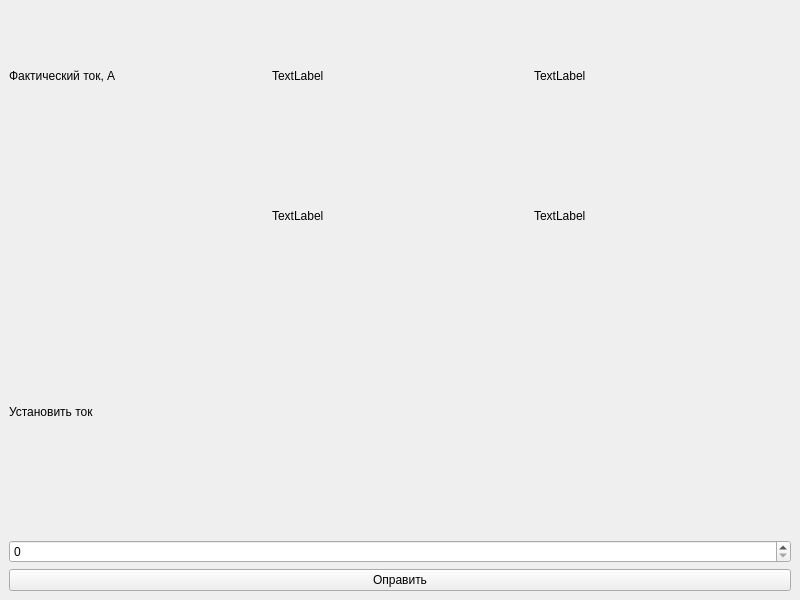
<?xml version="1.0" encoding="UTF-8"?>
<ui version="4.0">
 <class>MainWindow</class>
 <widget class="QMainWindow" name="MainWindow">
  <property name="geometry">
   <rect>
    <x>0</x>
    <y>0</y>
    <width>800</width>
    <height>600</height>
   </rect>
  </property>
  <property name="windowTitle">
   <string>MainWindow</string>
  </property>
  <widget class="QWidget" name="centralwidget">
   <layout class="QVBoxLayout" name="verticalLayout">
    <item>
     <layout class="QHBoxLayout" name="horizontalLayout">
      <item>
       <layout class="QVBoxLayout" name="verticalLayout_5">
        <item>
         <widget class="QLabel" name="label_heater_current_2">
          <property name="text">
           <string>Фактический ток, A</string>
          </property>
         </widget>
        </item>
        <item>
         <widget class="QLabel" name="label_heater_current">
          <property name="text">
           <string/>
          </property>
         </widget>
        </item>
       </layout>
      </item>
      <item>
       <layout class="QVBoxLayout" name="verticalLayout_2">
        <item>
         <widget class="QLabel" name="label_3">
          <property name="text">
           <string>TextLabel</string>
          </property>
         </widget>
        </item>
        <item>
         <widget class="QLabel" name="label_4">
          <property name="text">
           <string>TextLabel</string>
          </property>
         </widget>
        </item>
       </layout>
      </item>
      <item>
       <layout class="QVBoxLayout" name="verticalLayout_4">
        <item>
         <widget class="QLabel" name="label_6">
          <property name="text">
           <string>TextLabel</string>
          </property>
         </widget>
        </item>
        <item>
         <widget class="QLabel" name="label_5">
          <property name="text">
           <string>TextLabel</string>
          </property>
         </widget>
        </item>
       </layout>
      </item>
     </layout>
    </item>
    <item>
     <layout class="QHBoxLayout" name="horizontalLayout_2">
      <item>
       <layout class="QVBoxLayout" name="verticalLayout_6">
        <item>
         <widget class="QLabel" name="label_set_heater_ccurrent">
          <property name="text">
           <string>Установить ток</string>
          </property>
         </widget>
        </item>
        <item>
         <widget class="QSpinBox" name="spin_set_heater_ccurrent">
          <property name="maximum">
           <number>30</number>
          </property>
         </widget>
        </item>
       </layout>
      </item>
     </layout>
    </item>
    <item>
     <widget class="QPushButton" name="button_send">
      <property name="text">
       <string>Оправить</string>
      </property>
     </widget>
    </item>
   </layout>
  </widget>
 </widget>
 <resources/>
 <connections/>
</ui>
